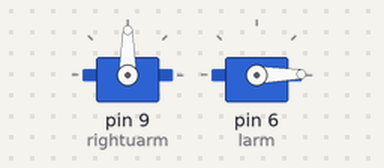
Bench run of a sketch on a simulated Arduino Uno, built with avr-gcc and run on an emulated ATmega328P. Shown: 2 × servo. What the sketch prints to the serial monitor is not drawn.

Above: at 0.1 s.
Timing chart, 0 to 1.6 s (numbered marks = the images above):
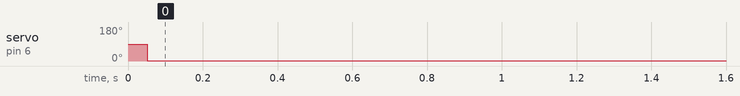

The sketch:

2dof_invk.ino.ino
```cpp
#include <Servo.h>


Servo bases;
Servo leftuarm;
Servo rightuarm;
Servo larm;
Servo hands;

float l1=176.0;
float l2=133.0;
float a1,a2,a3;
void setup() {
  Serial.begin(9600);
  //bases.attach(10);
  //leftuarm.attach(11);
  rightuarm.attach(9);
  larm.attach(6);
  //hands.attach(3);
}

void loop() {
  // put your main code here, to run repeatedly:

      inversekinematics(float(176),float(133));
      //Serial.print(i);Serial.print(", ");Serial.print(j);Serial.print(" ,");
      Serial.print(a1);Serial.print(", ");Serial.print(a2);Serial.print("\n");
      rightuarm.write(a1);
      larm.write(a2);


}

void inversekinematics(float x, float y)
{

  a2=acos((sq(x)+ sq(y) - sq(l1) - sq(l2)) / (2*l1*l2));
  a1=atan(y / x) - atan((l2*sin(a2)) / (l1+ l2*cos(a2)));
  delay(50);
  a1= (a1*180)/PI;
  a1= (a2*180)/PI;
}
```

Measured:
- by itself, servo on pin 6 (larm): 90° → 1° at 0.05 s
